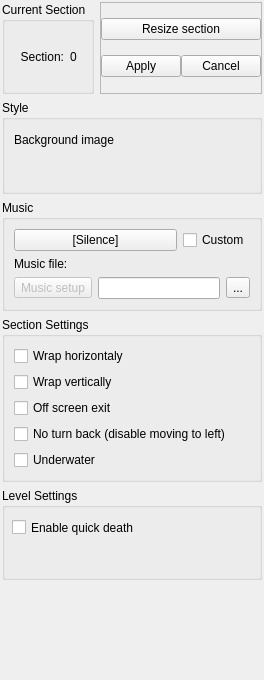
<?xml version="1.0" encoding="UTF-8"?>
<ui version="4.0">
 <class>LvlSectionProps</class>
 <widget class="QDockWidget" name="LvlSectionProps">
  <property name="geometry">
   <rect>
    <x>0</x>
    <y>0</y>
    <width>264</width>
    <height>680</height>
   </rect>
  </property>
  <property name="sizePolicy">
   <sizepolicy hsizetype="Preferred" vsizetype="Minimum">
    <horstretch>0</horstretch>
    <verstretch>0</verstretch>
   </sizepolicy>
  </property>
  <property name="focusPolicy">
   <enum>Qt::NoFocus</enum>
  </property>
  <property name="windowIcon">
   <iconset>
    <normaloff>:/toolbar/dock/section16.png</normaloff>:/toolbar/dock/section16.png</iconset>
  </property>
  <property name="allowedAreas">
   <set>Qt::LeftDockWidgetArea|Qt::RightDockWidgetArea</set>
  </property>
  <property name="windowTitle">
   <string>Section Settings</string>
  </property>
  <widget class="QWidget" name="dockWidgetContents">
   <layout class="QGridLayout" name="gridLayout_4" rowstretch="0,0,0,0">
    <property name="sizeConstraint">
     <enum>QLayout::SetMinimumSize</enum>
    </property>
    <property name="leftMargin">
     <number>0</number>
    </property>
    <property name="topMargin">
     <number>0</number>
    </property>
    <property name="rightMargin">
     <number>0</number>
    </property>
    <property name="bottomMargin">
     <number>0</number>
    </property>
    <item row="3" column="0" colspan="2">
     <widget class="QScrollArea" name="LVLPropSettingsScroll">
      <property name="frameShape">
       <enum>QFrame::NoFrame</enum>
      </property>
      <property name="frameShadow">
       <enum>QFrame::Plain</enum>
      </property>
      <property name="lineWidth">
       <number>0</number>
      </property>
      <property name="sizeAdjustPolicy">
       <enum>QAbstractScrollArea::AdjustToContents</enum>
      </property>
      <property name="widgetResizable">
       <bool>true</bool>
      </property>
      <widget class="QWidget" name="LVLPropSettingsScrollContents">
       <property name="geometry">
        <rect>
         <x>0</x>
         <y>0</y>
         <width>264</width>
         <height>661</height>
        </rect>
       </property>
       <property name="sizePolicy">
        <sizepolicy hsizetype="Preferred" vsizetype="Preferred">
         <horstretch>0</horstretch>
         <verstretch>0</verstretch>
        </sizepolicy>
       </property>
       <layout class="QVBoxLayout" name="verticalLayout" stretch="0,0,0,0,0,0">
        <property name="leftMargin">
         <number>2</number>
        </property>
        <property name="topMargin">
         <number>2</number>
        </property>
        <property name="rightMargin">
         <number>2</number>
        </property>
        <property name="bottomMargin">
         <number>2</number>
        </property>
        <item>
         <widget class="QWidget" name="LVLSectionTopSettings" native="true">
          <layout class="QGridLayout" name="gridLayout_6" columnstretch="1000,0">
           <property name="sizeConstraint">
            <enum>QLayout::SetMinimumSize</enum>
           </property>
           <property name="leftMargin">
            <number>0</number>
           </property>
           <property name="topMargin">
            <number>0</number>
           </property>
           <property name="rightMargin">
            <number>0</number>
           </property>
           <property name="bottomMargin">
            <number>0</number>
           </property>
           <item row="0" column="0">
            <widget class="QGroupBox" name="groupBox_5">
             <property name="minimumSize">
              <size>
               <width>0</width>
               <height>50</height>
              </size>
             </property>
             <property name="title">
              <string>Current Section</string>
             </property>
             <layout class="QHBoxLayout" name="horizontalLayout" stretch="50,0,0,50">
              <property name="sizeConstraint">
               <enum>QLayout::SetMinimumSize</enum>
              </property>
              <property name="leftMargin">
               <number>4</number>
              </property>
              <property name="topMargin">
               <number>0</number>
              </property>
              <property name="rightMargin">
               <number>4</number>
              </property>
              <property name="bottomMargin">
               <number>0</number>
              </property>
              <item>
               <spacer name="horizontalSpacer_2">
                <property name="orientation">
                 <enum>Qt::Horizontal</enum>
                </property>
                <property name="sizeHint" stdset="0">
                 <size>
                  <width>40</width>
                  <height>20</height>
                 </size>
                </property>
               </spacer>
              </item>
              <item>
               <widget class="QLabel" name="label_9">
                <property name="text">
                 <string>Section:</string>
                </property>
                <property name="alignment">
                 <set>Qt::AlignRight|Qt::AlignTrailing|Qt::AlignVCenter</set>
                </property>
               </widget>
              </item>
              <item>
               <widget class="QLabel" name="LVLProp_CurSect">
                <property name="text">
                 <string notr="true">0</string>
                </property>
               </widget>
              </item>
              <item>
               <spacer name="horizontalSpacer">
                <property name="orientation">
                 <enum>Qt::Horizontal</enum>
                </property>
                <property name="sizeHint" stdset="0">
                 <size>
                  <width>40</width>
                  <height>20</height>
                 </size>
                </property>
               </spacer>
              </item>
             </layout>
            </widget>
           </item>
           <item row="0" column="1">
            <widget class="QFrame" name="frame">
             <property name="frameShape">
              <enum>QFrame::StyledPanel</enum>
             </property>
             <property name="frameShadow">
              <enum>QFrame::Sunken</enum>
             </property>
             <layout class="QGridLayout" name="gridLayout_5" columnstretch="50,50">
              <property name="sizeConstraint">
               <enum>QLayout::SetMinimumSize</enum>
              </property>
              <property name="leftMargin">
               <number>0</number>
              </property>
              <property name="topMargin">
               <number>0</number>
              </property>
              <property name="rightMargin">
               <number>0</number>
              </property>
              <property name="bottomMargin">
               <number>0</number>
              </property>
              <property name="spacing">
               <number>0</number>
              </property>
              <item row="0" column="0" colspan="2">
               <widget class="QPushButton" name="ResizeSection">
                <property name="text">
                 <string>Resize section</string>
                </property>
                <property name="checkable">
                 <bool>false</bool>
                </property>
               </widget>
              </item>
              <item row="1" column="0">
               <widget class="QPushButton" name="applyResize">
                <property name="minimumSize">
                 <size>
                  <width>62</width>
                  <height>0</height>
                 </size>
                </property>
                <property name="text">
                 <string>Apply</string>
                </property>
               </widget>
              </item>
              <item row="1" column="1">
               <widget class="QPushButton" name="cancelResize">
                <property name="text">
                 <string>Cancel</string>
                </property>
               </widget>
              </item>
             </layout>
            </widget>
           </item>
          </layout>
         </widget>
        </item>
        <item>
         <widget class="QGroupBox" name="LVLPropStyleGr">
          <property name="sizePolicy">
           <sizepolicy hsizetype="Preferred" vsizetype="Fixed">
            <horstretch>0</horstretch>
            <verstretch>0</verstretch>
           </sizepolicy>
          </property>
          <property name="autoFillBackground">
           <bool>false</bool>
          </property>
          <property name="title">
           <string>Style</string>
          </property>
          <property name="flat">
           <bool>false</bool>
          </property>
          <layout class="QGridLayout" name="gridLayout" columnstretch="10000,0">
           <property name="sizeConstraint">
            <enum>QLayout::SetMinimumSize</enum>
           </property>
           <item row="0" column="0">
            <widget class="QLabel" name="LVLPropBckrImg">
             <property name="text">
              <string>Background image</string>
             </property>
            </widget>
           </item>
           <item row="1" column="0" colspan="2">
            <widget class="ImageSelector" name="imageSelector" native="true">
             <property name="minimumSize">
              <size>
               <width>0</width>
               <height>25</height>
              </size>
             </property>
            </widget>
           </item>
           <item row="0" column="1">
            <widget class="QPushButton" name="editBackground2Ini">
             <property name="toolTip">
              <string>Edit a custom background config...</string>
             </property>
             <property name="text">
              <string/>
             </property>
             <property name="icon">
              <iconset>
               <normaloff>:/images/pencil_16x16.png</normaloff>:/images/pencil_16x16.png</iconset>
             </property>
             <property name="flat">
              <bool>true</bool>
             </property>
            </widget>
           </item>
          </layout>
         </widget>
        </item>
        <item>
         <widget class="QGroupBox" name="LVLPropMusicGr">
          <property name="sizePolicy">
           <sizepolicy hsizetype="Preferred" vsizetype="Fixed">
            <horstretch>0</horstretch>
            <verstretch>0</verstretch>
           </sizepolicy>
          </property>
          <property name="title">
           <string>Music</string>
          </property>
          <layout class="QGridLayout" name="gridLayout_2" columnstretch="400,0,0">
           <property name="sizeConstraint">
            <enum>QLayout::SetMinimumSize</enum>
           </property>
           <item row="1" column="0" colspan="3">
            <widget class="QLabel" name="LVLPropCMusicLbl">
             <property name="sizePolicy">
              <sizepolicy hsizetype="Preferred" vsizetype="Fixed">
               <horstretch>0</horstretch>
               <verstretch>0</verstretch>
              </sizepolicy>
             </property>
             <property name="text">
              <string>Music file:</string>
             </property>
             <property name="alignment">
              <set>Qt::AlignLeading|Qt::AlignLeft|Qt::AlignVCenter</set>
             </property>
            </widget>
           </item>
           <item row="2" column="0" colspan="3">
            <widget class="QFrame" name="frame_2">
             <property name="frameShape">
              <enum>QFrame::NoFrame</enum>
             </property>
             <property name="frameShadow">
              <enum>QFrame::Raised</enum>
             </property>
             <layout class="QGridLayout" name="gridLayout_3">
              <property name="sizeConstraint">
               <enum>QLayout::SetMinimumSize</enum>
              </property>
              <property name="leftMargin">
               <number>0</number>
              </property>
              <property name="topMargin">
               <number>0</number>
              </property>
              <property name="rightMargin">
               <number>0</number>
              </property>
              <property name="bottomMargin">
               <number>0</number>
              </property>
              <item row="0" column="1">
               <widget class="QLineEdit" name="LVLPropsMusicCustom"/>
              </item>
              <item row="0" column="3">
               <widget class="QToolButton" name="LVLPropsMusicCustomBrowse">
                <property name="toolTip">
                 <string>Browse...</string>
                </property>
                <property name="text">
                 <string notr="true">...</string>
                </property>
               </widget>
              </item>
              <item row="0" column="0">
               <widget class="QToolButton" name="musicSetup">
                <property name="enabled">
                 <bool>false</bool>
                </property>
                <property name="toolTip">
                 <string>Change the extra format specific settings of a custom music</string>
                </property>
                <property name="text">
                 <string notr="true">Music setup</string>
                </property>
                <property name="icon">
                 <iconset>
                  <normaloff>:/dock/wrench_16x16.png</normaloff>:/dock/wrench_16x16.png</iconset>
                </property>
                <property name="popupMode">
                 <enum>QToolButton::InstantPopup</enum>
                </property>
               </widget>
              </item>
             </layout>
            </widget>
           </item>
           <item row="0" column="0">
            <widget class="QPushButton" name="LVLPropsMusicNumberV2">
             <property name="text">
              <string>[Silence]</string>
             </property>
            </widget>
           </item>
           <item row="0" column="1" colspan="2">
            <widget class="QCheckBox" name="LVLPropsMusicCustomEn">
             <property name="sizePolicy">
              <sizepolicy hsizetype="Preferred" vsizetype="Preferred">
               <horstretch>0</horstretch>
               <verstretch>0</verstretch>
              </sizepolicy>
             </property>
             <property name="text">
              <string comment="Flag of custom music on the level">Custom</string>
             </property>
             <property name="tristate">
              <bool>false</bool>
             </property>
            </widget>
           </item>
          </layout>
         </widget>
        </item>
        <item>
         <widget class="QGroupBox" name="LVLPropSettingsGrp">
          <property name="sizePolicy">
           <sizepolicy hsizetype="Preferred" vsizetype="Fixed">
            <horstretch>0</horstretch>
            <verstretch>0</verstretch>
           </sizepolicy>
          </property>
          <property name="title">
           <string>Section Settings</string>
          </property>
          <layout class="QVBoxLayout" name="verticalLayout_2">
           <property name="sizeConstraint">
            <enum>QLayout::SetMinimumSize</enum>
           </property>
           <item>
            <widget class="QCheckBox" name="LVLPropsWrapHorizontal">
             <property name="whatsThis">
              <string>Leaving for the screen, the player enters the screen on the other side</string>
             </property>
             <property name="text">
              <string comment="This must be translated as &quot;Connect left and right sides&quot;">Wrap horizontaly</string>
             </property>
             <property name="tristate">
              <bool>false</bool>
             </property>
            </widget>
           </item>
           <item>
            <widget class="QCheckBox" name="LVLPropsWrapVertical">
             <property name="text">
              <string>Wrap vertically</string>
             </property>
            </widget>
           </item>
           <item>
            <widget class="QCheckBox" name="LVLPropsOffScr">
             <property name="text">
              <string>Off screen exit</string>
             </property>
             <property name="tristate">
              <bool>false</bool>
             </property>
            </widget>
           </item>
           <item>
            <widget class="QCheckBox" name="LVLPropsNoTBack">
             <property name="text">
              <string comment="Please, translate as &quot;One way scrolling&quot;">No turn back (disable moving to left)</string>
             </property>
             <property name="tristate">
              <bool>false</bool>
             </property>
            </widget>
           </item>
           <item>
            <widget class="QCheckBox" name="LVLPropsUnderWater">
             <property name="text">
              <string>Underwater</string>
             </property>
             <property name="tristate">
              <bool>false</bool>
             </property>
            </widget>
           </item>
          </layout>
         </widget>
        </item>
        <item>
         <widget class="QGroupBox" name="LVLPropGlobalLevelSettings">
          <property name="title">
           <string>Level Settings</string>
          </property>
          <widget class="QCheckBox" name="LVLPropsEnableQuickDeath">
           <property name="geometry">
            <rect>
             <x>10</x>
             <y>30</y>
             <width>241</width>
             <height>19</height>
            </rect>
           </property>
           <property name="text">
            <string>Enable quick death</string>
           </property>
          </widget>
         </widget>
        </item>
        <item>
         <widget class="QFrame" name="extraSettings">
          <property name="frameShape">
           <enum>QFrame::NoFrame</enum>
          </property>
          <property name="frameShadow">
           <enum>QFrame::Plain</enum>
          </property>
          <property name="lineWidth">
           <number>0</number>
          </property>
          <layout class="QVBoxLayout" name="verticalLayout_3">
           <property name="spacing">
            <number>0</number>
           </property>
           <property name="leftMargin">
            <number>0</number>
           </property>
           <property name="topMargin">
            <number>0</number>
           </property>
           <property name="rightMargin">
            <number>0</number>
           </property>
           <property name="bottomMargin">
            <number>0</number>
           </property>
          </layout>
         </widget>
        </item>
       </layout>
      </widget>
     </widget>
    </item>
   </layout>
  </widget>
 </widget>
 <customwidgets>
  <customwidget>
   <class>ImageSelector</class>
   <extends>QWidget</extends>
   <header>common_features/image_selector.h</header>
   <container>1</container>
  </customwidget>
 </customwidgets>
 <resources>
  <include location="../../_resources/editor.qrc"/>
 </resources>
 <connections>
  <connection>
   <sender>LVLPropsMusicCustomEn</sender>
   <signal>toggled(bool)</signal>
   <receiver>musicSetup</receiver>
   <slot>setEnabled(bool)</slot>
   <hints>
    <hint type="sourcelabel">
     <x>192</x>
     <y>220</y>
    </hint>
    <hint type="destinationlabel">
     <x>26</x>
     <y>265</y>
    </hint>
   </hints>
  </connection>
 </connections>
</ui>
